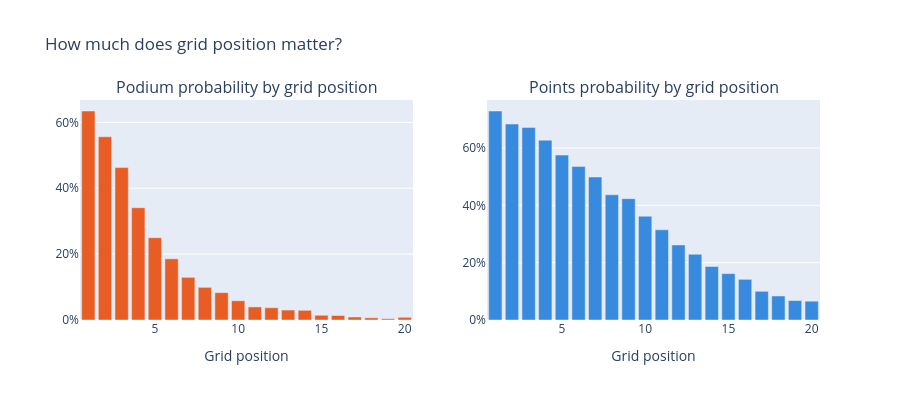

Here is the notebook cell this chart was saved with:
### Code cell
grid_stats = (
    df[df['grid'].between(1, 20)]
    .groupby('grid')
    .agg(
        podium_rate=('podium', 'mean'),
        points_rate=('in_points', 'mean'),
    )
    .reset_index()
)

fig = make_subplots(
    rows=1, cols=2,
    subplot_titles=[
        'Podium probability by grid position',
        'Points probability by grid position'
    ]
)

fig.add_trace(
    go.Bar(x=grid_stats['grid'], y=grid_stats['podium_rate'],
           marker_color='#E85D24', name='Podium rate',
           hovertemplate='Grid %{x}<br>Podium rate: %{y:.1%}'),
    row=1, col=1
)
fig.add_trace(
    go.Bar(x=grid_stats['grid'], y=grid_stats['points_rate'],
           marker_color='#378ADD', name='Points rate',
           hovertemplate='Grid %{x}<br>Points rate: %{y:.1%}'),
    row=1, col=2
)

fig.update_yaxes(tickformat='.0%')
fig.update_xaxes(title_text='Grid position')
fig.update_layout(height=400, showlegend=False,
                  title_text='How much does grid position matter?')
fig.show()

print(f"\nGrid P1  podium rate: {grid_stats.loc[grid_stats['grid']==1,  'podium_rate'].values[0]:.1%}")
print(f"Grid P10 podium rate: {grid_stats.loc[grid_stats['grid']==10, 'podium_rate'].values[0]:.1%}")
print(f"Grid P20 podium rate: {grid_stats.loc[grid_stats['grid']==20, 'podium_rate'].values[0]:.1%}")

### Figure 1 — Plotly figure (JSON) as saved in the notebook; plotly's stock layout.template omitted (floating-point values rounded to 4 significant figures)
{"data": [{"hovertemplate": "Grid %{x}<br>Podium rate: %{y:.1%}", "marker": {"color": "#E85D24"}, "name": "Podium rate", "type": "bar", "x": [1, 2, 3, 4, 5, 6, 7, 8, 9, 10, 11, 12, 13, 14, 15, 16, 17, 18, 19, 20], "xaxis": "x", "y": [0.6347, 0.5564, 0.4628, 0.341, 0.25, 0.1858, 0.1295, 0.0992, 0.08304, 0.05841, 0.03975, 0.03727, 0.03022, 0.02946, 0.01438, 0.01364, 0.009183, 0.006667, 0.00388, 0.008205], "yaxis": "y"}, {"hovertemplate": "Grid %{x}<br>Points rate: %{y:.1%}", "marker": {"color": "#378ADD"}, "name": "Points rate", "type": "bar", "x": [1, 2, 3, 4, 5, 6, 7, 8, 9, 10, 11, 12, 13, 14, 15, 16, 17, 18, 19, 20], "xaxis": "x2", "y": [0.7289, 0.6836, 0.6717, 0.6272, 0.5751, 0.5351, 0.4987, 0.4367, 0.4231, 0.3619, 0.3145, 0.2618, 0.2293, 0.1866, 0.1617, 0.1418, 0.1001, 0.08381, 0.0679, 0.06564], "yaxis": "y2"}], "layout": {"annotations": [{"font": {"size": 16}, "showarrow": false, "text": "Podium probability by grid position", "x": 0.225, "xanchor": "center", "xref": "paper", "y": 1, "yanchor": "bottom", "yref": "paper"}, {"font": {"size": 16}, "showarrow": false, "text": "Points probability by grid position", "x": 0.775, "xanchor": "center", "xref": "paper", "y": 1, "yanchor": "bottom", "yref": "paper"}], "height": 400, "showlegend": false, "title": {"text": "How much does grid position matter?"}, "xaxis": {"anchor": "y", "domain": [0, 0.45], "title": {"text": "Grid position"}}, "xaxis2": {"anchor": "y2", "domain": [0.55, 1], "title": {"text": "Grid position"}}, "yaxis": {"anchor": "x", "domain": [0, 1], "tickformat": ".0%"}, "yaxis2": {"anchor": "x2", "domain": [0, 1], "tickformat": ".0%"}}}
